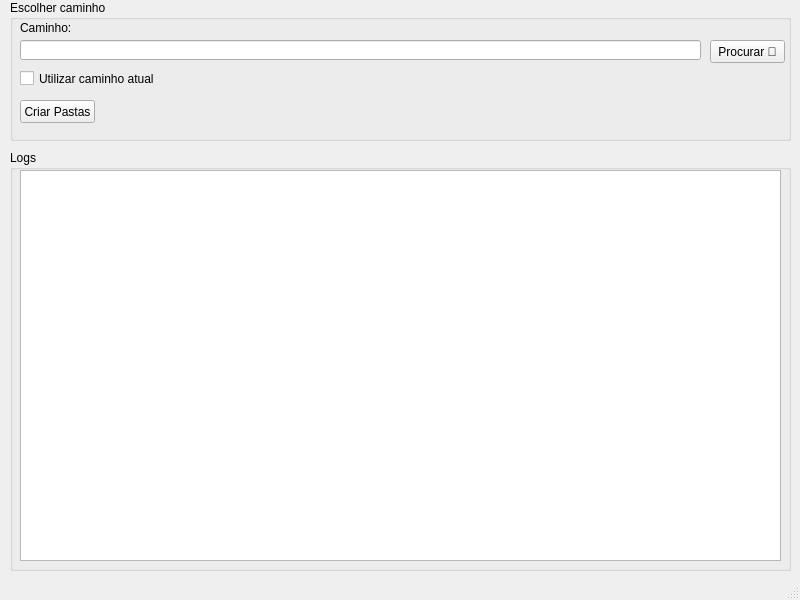
<?xml version="1.0" encoding="UTF-8"?>
<ui version="4.0">
 <class>MainWindow</class>
 <widget class="QMainWindow" name="MainWindow">
  <property name="geometry">
   <rect>
    <x>0</x>
    <y>0</y>
    <width>800</width>
    <height>600</height>
   </rect>
  </property>
  <property name="windowTitle">
   <string>Criador de Pastas</string>
  </property>
  <widget class="QWidget" name="centralwidget">
   <widget class="QGroupBox" name="groupBox">
    <property name="geometry">
     <rect>
      <x>10</x>
      <y>0</y>
      <width>781</width>
      <height>141</height>
     </rect>
    </property>
    <property name="title">
     <string>Escolher caminho</string>
    </property>
    <widget class="QPushButton" name="btnProcurar">
     <property name="geometry">
      <rect>
       <x>700</x>
       <y>40</y>
       <width>75</width>
       <height>23</height>
      </rect>
     </property>
     <property name="text">
      <string>Procurar 📁</string>
     </property>
    </widget>
    <widget class="QLabel" name="label">
     <property name="geometry">
      <rect>
       <x>10</x>
       <y>20</y>
       <width>61</width>
       <height>16</height>
      </rect>
     </property>
     <property name="text">
      <string>Caminho:</string>
     </property>
    </widget>
    <widget class="QLineEdit" name="edtCaminho">
     <property name="enabled">
      <bool>true</bool>
     </property>
     <property name="geometry">
      <rect>
       <x>10</x>
       <y>40</y>
       <width>681</width>
       <height>20</height>
      </rect>
     </property>
     <property name="readOnly">
      <bool>true</bool>
     </property>
    </widget>
    <widget class="QCheckBox" name="chkPath">
     <property name="geometry">
      <rect>
       <x>10</x>
       <y>70</y>
       <width>141</width>
       <height>17</height>
      </rect>
     </property>
     <property name="text">
      <string>Utilizar caminho atual</string>
     </property>
     <property name="checked">
      <bool>false</bool>
     </property>
    </widget>
    <widget class="QPushButton" name="btnCriarPastas">
     <property name="geometry">
      <rect>
       <x>10</x>
       <y>100</y>
       <width>75</width>
       <height>23</height>
      </rect>
     </property>
     <property name="text">
      <string>Criar Pastas</string>
     </property>
    </widget>
   </widget>
   <widget class="QGroupBox" name="groupBox_2">
    <property name="geometry">
     <rect>
      <x>10</x>
      <y>150</y>
      <width>781</width>
      <height>421</height>
     </rect>
    </property>
    <property name="title">
     <string>Logs</string>
    </property>
    <widget class="QListWidget" name="listWidget">
     <property name="geometry">
      <rect>
       <x>10</x>
       <y>20</y>
       <width>761</width>
       <height>391</height>
      </rect>
     </property>
    </widget>
   </widget>
  </widget>
  <widget class="QStatusBar" name="statusbar"/>
 </widget>
 <resources/>
 <connections/>
</ui>
